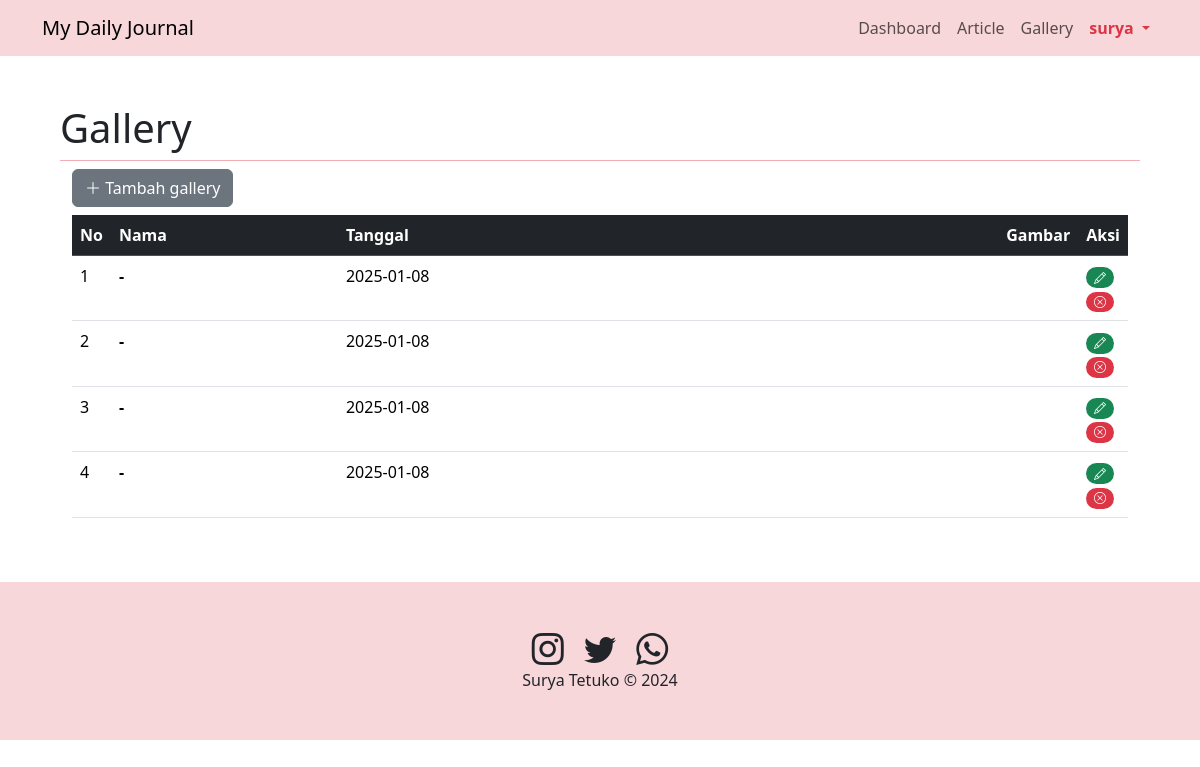
The app's page /admin.php?page=gallery (signed in) with its own data.
### tables this page shows
CREATE TABLE `gallery` (
  `id` int(4) NOT NULL,
  `nama` varchar(255) NOT NULL,
  `gambar` varchar(255) NOT NULL,
  `tanggal` date NOT NULL
);

### gallery.php (the view, shortened to what this page needs)
<?php
include "koneksi.php";
?>
<div class="container">
<button type="button" class="btn btn-secondary mb-2" data-bs-toggle="modal" data-bs-target="#modalTambah">
    <i class="bi bi-plus-lg"></i> Tambah gallery
</button>
    <div class="row">
        <div class="table-responsive">
            <table class="table table-hover">
                <thead class="table-dark">
                    <tr>
                        <th>No</th>
                        <th class="w-25">Nama</th>
                        <th class="w-75">Tanggal</th>
                        <th class="w-25">Gambar</th>
                        <th class="w-25">Aksi</th>
                    </tr>
                </thead>
                <tbody>
                    <?php
                    $sql = "SELECT * FROM gallery ORDER BY tanggal DESC";
                    $hasil = $conn->query($sql);
                    $no = 1;
                    while ($row = $hasil->fetch_assoc()) {
                    ?>
                        <tr>
                            <td><?= $no++ ?></td>
                            <td>
                                <strong><?= $row["nama"] ?></strong>
                            </td>
                            <td> <?= $row["tanggal"] ?></td>
                            <td>
                            </td>
                            <td>
                                <a href="#" title="edit" class="badge rounded-pill text-bg-success" data-bs-toggle="modal" data-bs-target="#modalEdit<?= $row["id"] ?>"><i class="bi bi-pencil"></i></a>
                                <a href="#" title="delete" class="badge rounded-pill text-bg-danger" data-bs-toggle="modal" data-bs-target="#modalHapus<?= $row["id"] ?>"><i class="bi bi-x-circle"></i></a>
                            </td>
                        </tr>
                    <?php
                    }
                    ?>
                </tbody>
            </table>
        </div>
    </div>
</div>

### records on screen
gallery: nama "-", tanggal "2025-01-08"
gallery: nama "-", tanggal "2025-01-08"
gallery: nama "-", tanggal "2025-01-08"
gallery: nama "-", tanggal "2025-01-08"

### other values on screen
$_SESSION['username'] "surya"
$_GET['page'] "Gallery"
